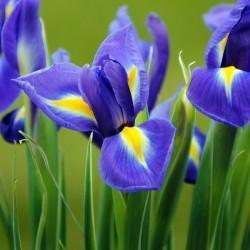
#> input picture tutorial/images/iris.jpg, 250 x 250 px
$ jupyter execute 0.1-tutorial.ipynb
#> lines starting #> are read from the running program, lines starting #| are printed output that depends on the picture; long printed decimals are rounded
### Python tutorial
Install packages to start with tutorial, import libraries

[cell 1]
import numpy as np
import matplotlib.pylab as plt
from scipy import ndimage

#### Numpy arrays

[cell 2]
np.zeros(shape=(3,2))

- array-wise sum
- array-wise minimum value
- maximum value of an array row
- cumulative sum of the elements starting from 0
- cumulative product of the elements starting from 1
- mean
- median
- correlation coefficient
- variance
- standard deviation

[cell 3]
a = np.zeros(shape=(3,2))

a.sum()
a.min()
a.max(axis=0)
a.cumsum(axis=1)
a.cumprod()
a.mean()
#a.median()
#a.corrcoef()
#np.var()
np.std(a)

#### Vectorized Computation

[cell 4]
A = np.array([[0.84, -0.26, 0.92], [0.42, 0.31, -0.73]])

B = A * 10
print(B)

C = A + A
print(C)

To set all of the negative values in the array to 0:

[cell 5]
A[A < 0] = 0
print(A)

The numpy.where statement is a vectorized version of the ternary expression x if condition else y.

Example: take a value from xarray whenever the corresponding value in cond is True, otherwise take the value
from yarray. A possible solution might be:

[cell 6]
xarray = np.array([1.1, 1.2, 1.3, 1.4, 1.5])
yarray = np.array([2.1, 2.2, 2.3, 2.4, 2.5])

cond = np.array([True, False, True, True, False])

result = [(x if c else y) for x, y, c in zip(xarray, yarray, cond)]

print(result)

This solution has some problems. It will not be fast for large arrays. Moreover, it will not work with multidimensional arrays. A m18 Images using NumPy and SciPy

[cell 7]
result = np.where(cond, xarray, yarray)
print(result)

To calculate and plot sine and cosine values of an array of angles given in radians:

[cell 8]
x = np.linspace(-np.pi, np.pi, 100)

plt.subplot(2,2,1)
plt.plot(x, np.sin(x))
plt.xlabel('angle [rad]')
plt.ylabel('sin(x)')

plt.subplot(2,2,2)
plt.plot(x, np.cos(x))
plt.xlabel('angle [rad]')
plt.ylabel('cos(x)')

plt.axis('tight')
plt.subplot(2,1,2)
plt.plot(x, np.sin(x) * np.cos(x))
plt.title('sin(x)*cos(x)')
plt.tight_layout()

plt.show()
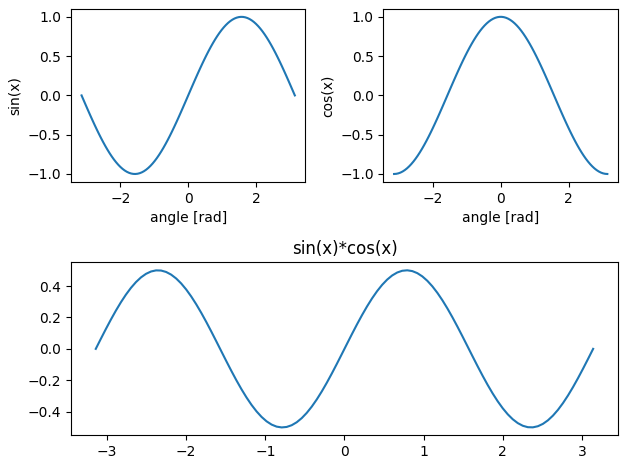
#> figure drawn by matplotlib, 3 panels; panel 1: curve peaks at x = 1.55, y = 1; panel 2: curve peaks at x = -0.0317, y = 0.999; panel 3: curve peaks at x = 0.793, y = 0.5

#### Images using NumPy and SciPy

[cell 9]
import imageio

# open image file and stores it in a numpy array
img = np.array(imageio.imread('images/iris.jpg'))
#> img is the input picture: shape (250, 250, 3); mean R, G, B 89.3, 105.2, 98.6

# print image dimensions and type
print(img.shape, img.dtype)
#| (250, 250, 3) uint8

# show image
plt.imshow(img, cmap='gray')
plt.show()

# save image in JPG format
imageio.imsave('images/iris.jpg', img)

# calculate some statistical information
print(img.min(), img.mean(), img.max())
#| 0 97.700 255

# apply rotation transformation
f = np.flipud(img)
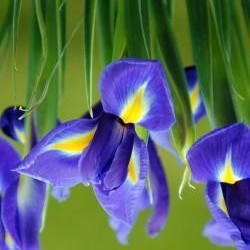
#> f: shape (250, 250, 3); mean R, G, B 89.3, 105.2, 98.6
plt.imshow(f)
plt.show()

# smooth image with Gaussian filter
g = ndimage.gaussian_filter(img, sigma=7)
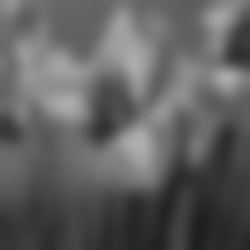
#> g: shape (250, 250, 3); mean R, G, B 96.2, 96.2, 96.2
h = ndimage.gaussian_filter(img, sigma=11)
plt.imshow(g)
plt.show()
plt.imshow(h)
plt.show()
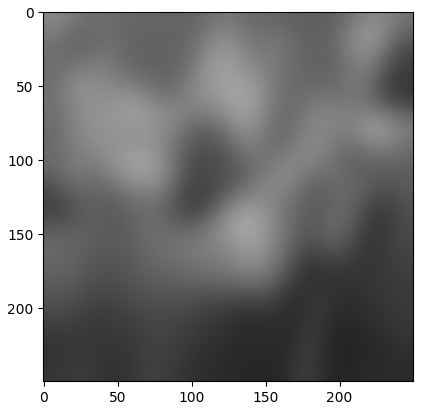
#> figure drawn by matplotlib, 1 panel
